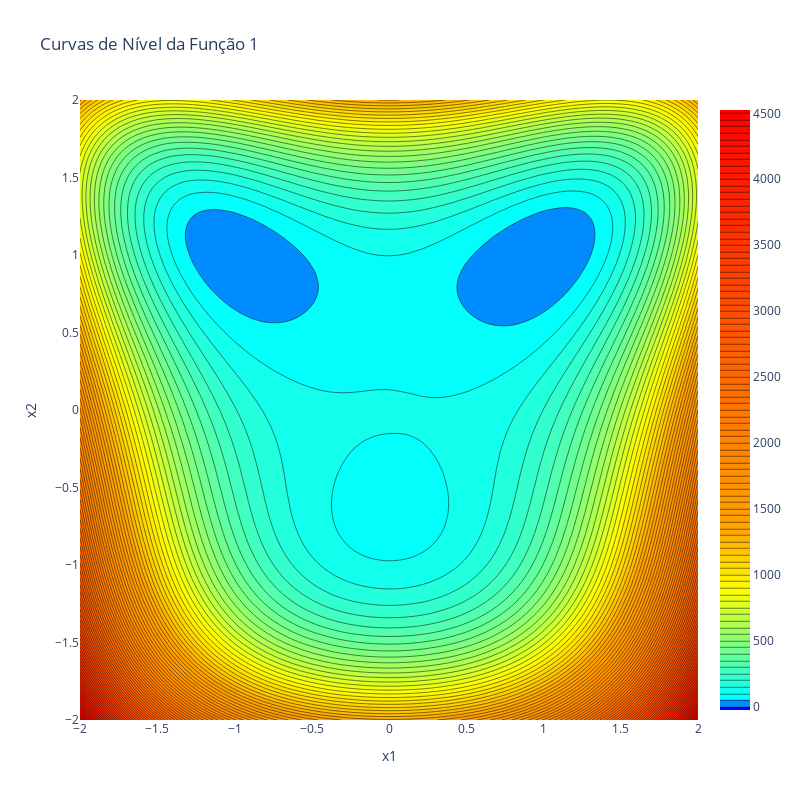

Here is the notebook cell this chart was saved with:
### Code cell
f_x_2d = f_x.subs({variaveis[i]: 1 for i in range(2, len(variaveis))})

f_numeric = lambdify([variaveis[0], variaveis[1]], f_x_2d, 'numpy')

x = np.linspace(-2, 2, 100)
y = np.linspace(-2, 2, 100)
x_grid, y_grid = np.meshgrid(x, y)

z = f_numeric(x_grid, y_grid)

fig = go.Figure(data=go.Contour(
    z=z,
    x=x,
    y=y,
    colorscale=[
        [0.0, 'blue'],
        [0.02, 'cyan'],
        [0.2, 'yellow'],
        [0.3, 'orange'],
        [1.0, 'red']
    ],
    contours=dict(start=np.min(z), end=np.max(z), size=50)
))

fig.update_layout(
    title="Curvas de Nível da Função 1",
    xaxis_title="x1",
    yaxis_title="x2",
    width=800,
    height=800
)

fig.show()
